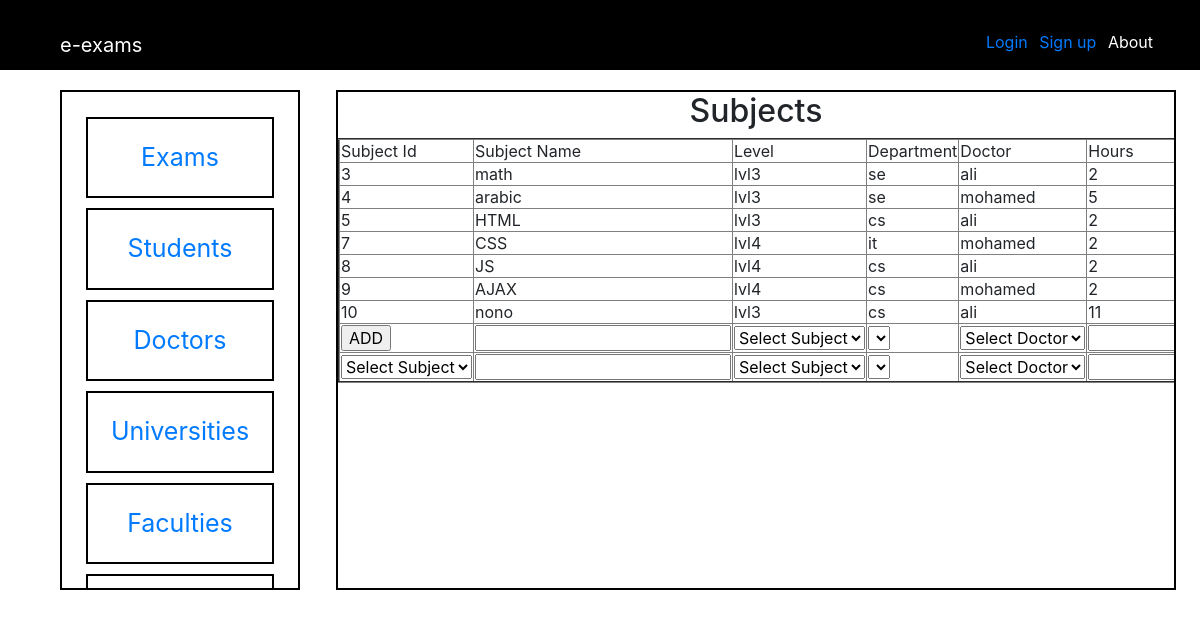
/project/admin/admin-Subjects.php, run on an earlier commit of the app's database.
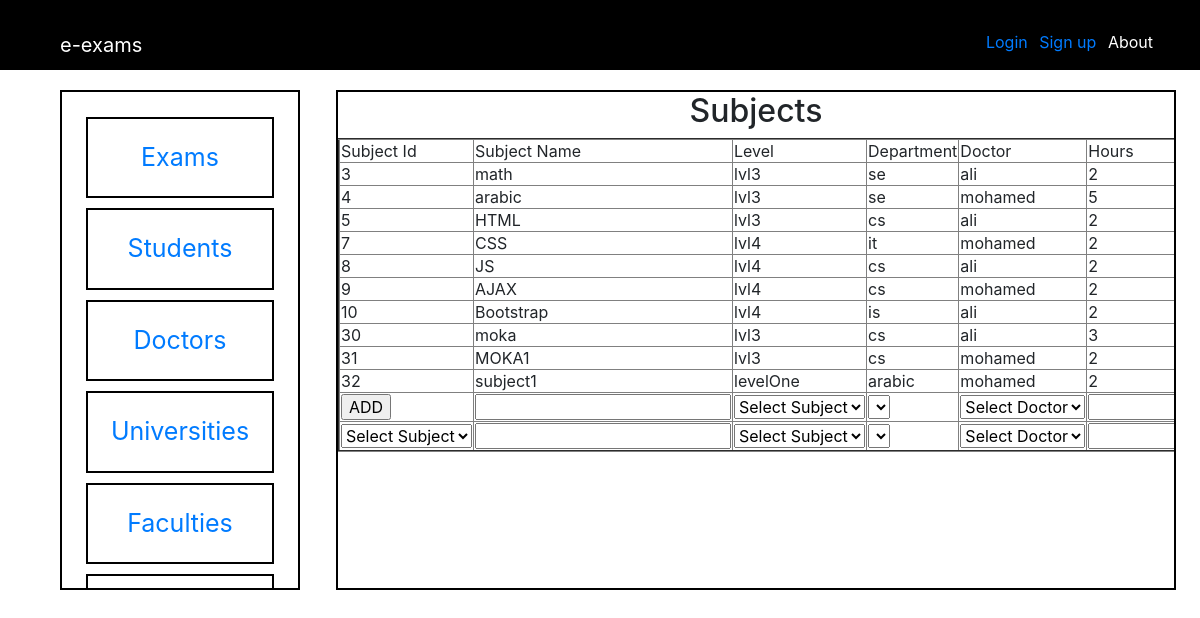
And on a later commit of the database.
### tables this page shows
CREATE TABLE `subjects` (
  `id` int(11) NOT NULL,
  `name` varchar(30) NOT NULL,
  `department` int(11) NOT NULL,
  `doctor` int(11) NOT NULL,
  `level` int(11) NOT NULL,
  `hours` int(11) NOT NULL
);

CREATE TABLE `levels` (
  `id` int(11) NOT NULL,
  `name` varchar(30) NOT NULL,
  `facility` int(11) NOT NULL
);

CREATE TABLE `departments` (
  `id` int(11) NOT NULL,
  `name` varchar(30) NOT NULL,
  `level` int(11) NOT NULL
);

CREATE TABLE `professors` (
  `id` int(11) NOT NULL,
  `name` varchar(30) NOT NULL,
  `email` varchar(30) NOT NULL,
  `password` varchar(30) NOT NULL,
  `university` int(11) NOT NULL,
  `facility` int(11) NOT NULL,
  `exist_from` float NOT NULL,
  `exist_to` float NOT NULL,
  `Office_name` int(11) NOT NULL,
  `status` int(11) NOT NULL
);

### php/admin/admin-quires.php (called while the page is built, shortened)
<?php
$con = mysqli_connect('localhost','root','','e-examsproject');
$view_subjects = mysqli_query($con,"SELECT * FROM subjects");
$view_subjects_res = mysqli_fetch_all($view_subjects,MYSQLI_ASSOC);

### php/admin/admin-functions.php (called while the page is built, shortened)
<?php
function GetUniversityName($id_tb,$tableName,$field){
	$con = mysqli_connect("localhost","root","","e-examsproject");
	$getUniName = mysqli_query($con,"SELECT * FROM ".$tableName." WHERE id ='".$id_tb."' ");
	$getUniName_res = mysqli_fetch_all($getUniName,MYSQLI_ASSOC);
	return $getUniName_res[0]["$field"];
}

### project/admin/admin-Subjects.php (the view, shortened to what this page needs)
<?php include('C:\xampp1\htdocs\E Exams Project\php\admin\admin-quires.php'); ?>
<?php include('C:\xampp1\htdocs\E Exams Project\php\admin\admin-functions.php'); ?>
<link rel="stylesheet" type="text/css" href="http://localhost/E%20Exams%20Project/style/css/admin/admin-main-page.css">
    <div class="main-admin-div-left">
        <div class="deps"><a href="admin-exams.php">Exams</a></div>
        <div class="deps"><a href="admin-students.php">Students</a></div>
        <div class="deps"><a href="admin-doctors.php">Doctors</a></div>
        <div class="deps"><a href="admin-universities.php"> Universities</a></div>
        <div class="deps"><a href="admin-Faculties.php">Faculties</a></div>
        <div class="deps"><a href="admin-Levels.php">Levels</a></div>
    </div>
     <div class="main-admin-div-right">
        <center>
        <h2>Subjects</h2>
           <table border="2">
               <tr>
                   <td>
                       Subject Id
                   </td>
                   <td>
                       Subject Name
                   </td>
                     <td>
                       Level
                   </td>
                   <td>
                       Department
                   </td>
                   <td>
                       Doctor
                   </td>
                    <td>
                       Hours
                   </td>
               </tr>
               <?php foreach($view_subjects_res as $res){ ?>
               <tr>
                   <td>
                       <?php echo $res['id']; ?>
                   </td>
                   <td>
                       <?php echo $res['name']; ?>
                   </td>
                   <td>
                       <?php echo GetUniversityName($res['level'],'levels','name'); ?>
                   </td>
                   <td>
                       <?php echo GetUniversityName($res['department'],'departments','name'); ?>
                   </td>
                   <td>
                       <?php echo GetUniversityName($res['doctor'],'professors','name'); ?>
                   </td>
                   <td>
                       <?php echo $res['hours']; ?>
                   </td>
               </tr>
           <?php } ?>
           <form action="admin-Subjects.php" method="POST">
            <tr>
                <td>
                    <input type="submit" name="AddNewSubject" value="ADD">
                </td>
                <td>
                    <input type="text" name="AddNewSubjectName">
                </td>
                <td>
                    <select name="AddNewSubjectLevel" id="AddNewSubjectLevel">
                         <option value="">Select Subject</option>
                    </select>
                </td>
                <td>
                    <select name="AddNewSubjectDepartment" id="AddNewSubjectDepartment">
                    </select>
                </td>
                <td>
                    <select name="AddNewSubjectDoctor">
                      <option>Select Doctor</option>
                    </select>
                </td>
                <td>
                    <input type="" name="AddNewSubjectHours">
                </td>
            </tr>
        <form action="admin-Subjects.php" method="POST">
            <tr>
                <td>
                   <select name="EditSubId">
                      <option>Select Subject</option>
                   </select>
                </td>
                <td>
                    <input type="text" name="EditSubName">
                </td>
                <td>
                  <select name="EditSubLevel" id="ModNewSubjectLevel">
                     <option>Select Subject</option>
                  </select>
                </td>
                <td>
                  <select name="EditSubDep" id="ModNewSubjectDepartment">
                        <option></option>
                    </select>
                </td>
                <td>
                  <select name="EditSubDoc">
                    <option>Select Doctor</option>
                    </select>
                </td>
                <td>
                  <input type="text" name="EditSubHours">
                </td>
            </tr>
        </form>
           </table>
        </center>
    </div>
<?php include ('../../php/header.php'); ?>

What changed in the data, as far as the page shows it:
changed subjects id 10: name "nono" → "Bootstrap"; level.name "lvl3" → "lvl4"; department.name "cs" → "is"; hours "11" → "2"
added subjects: id "30", name "moka", level.name "lvl3", department.name "cs", doctor.name "ali", hours "3"
added subjects: id "31", name "MOKA1", level.name "lvl3", department.name "cs", doctor.name "mohamed", hours "2"
added subjects: id "32", name "subject1", level.name "levelOne", department.name "arabic", doctor.name "mohamed", hours "2"
